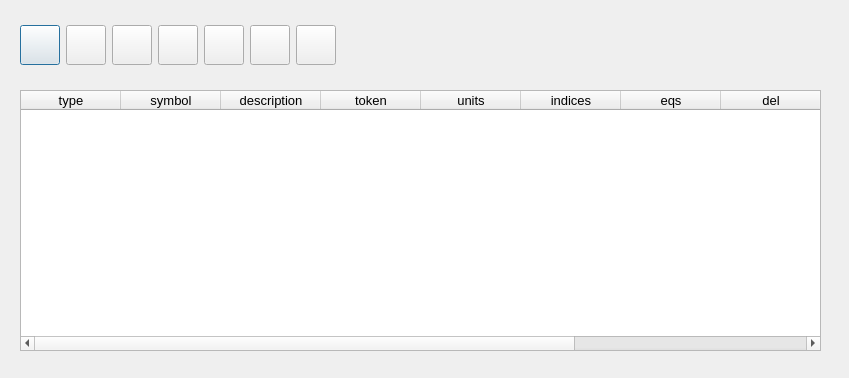
<?xml version="1.0" encoding="UTF-8"?>
<ui version="4.0">
 <class>Dialog</class>
 <widget class="QDialog" name="Dialog">
  <property name="geometry">
   <rect>
    <x>0</x>
    <y>0</y>
    <width>849</width>
    <height>378</height>
   </rect>
  </property>
  <property name="contextMenuPolicy">
   <enum>Qt::PreventContextMenu</enum>
  </property>
  <property name="windowTitle">
   <string>variable table</string>
  </property>
  <property name="toolTip">
   <string>see info button</string>
  </property>
  <widget class="QTableWidget" name="tableVariable">
   <property name="geometry">
    <rect>
     <x>20</x>
     <y>90</y>
     <width>801</width>
     <height>261</height>
    </rect>
   </property>
   <property name="sizePolicy">
    <sizepolicy hsizetype="Fixed" vsizetype="Fixed">
     <horstretch>100</horstretch>
     <verstretch>100</verstretch>
    </sizepolicy>
   </property>
   <property name="minimumSize">
    <size>
     <width>100</width>
     <height>100</height>
    </size>
   </property>
   <property name="font">
    <font>
     <pointsize>10</pointsize>
    </font>
   </property>
   <property name="toolTip">
    <string>variable list</string>
   </property>
   <property name="editTriggers">
    <set>QAbstractItemView::NoEditTriggers</set>
   </property>
   <property name="tabKeyNavigation">
    <bool>false</bool>
   </property>
   <property name="showDropIndicator" stdset="0">
    <bool>false</bool>
   </property>
   <property name="dragDropOverwriteMode">
    <bool>false</bool>
   </property>
   <property name="sortingEnabled">
    <bool>false</bool>
   </property>
   <column>
    <property name="text">
     <string>type</string>
    </property>
    <property name="whatsThis">
     <string>click to shift variable type</string>
    </property>
   </column>
   <column>
    <property name="text">
     <string>symbol</string>
    </property>
    <property name="whatsThis">
     <string>click for rename</string>
    </property>
   </column>
   <column>
    <property name="text">
     <string>description</string>
    </property>
   </column>
   <column>
    <property name="text">
     <string>token</string>
    </property>
   </column>
   <column>
    <property name="text">
     <string>units</string>
    </property>
   </column>
   <column>
    <property name="text">
     <string>indices</string>
    </property>
   </column>
   <column>
    <property name="text">
     <string>eqs</string>
    </property>
   </column>
   <column>
    <property name="text">
     <string>del</string>
    </property>
   </column>
   <column>
    <property name="text">
     <string>network</string>
    </property>
   </column>
   <column>
    <property name="text">
     <string>ID</string>
    </property>
   </column>
  </widget>
  <widget class="QWidget" name="layoutWidget">
   <property name="geometry">
    <rect>
     <x>20</x>
     <y>0</y>
     <width>318</width>
     <height>91</height>
    </rect>
   </property>
   <layout class="QHBoxLayout" name="horizontalLayout">
    <item>
     <widget class="QPushButton" name="pushFinished">
      <property name="sizePolicy">
       <sizepolicy hsizetype="Expanding" vsizetype="Expanding">
        <horstretch>0</horstretch>
        <verstretch>0</verstretch>
       </sizepolicy>
      </property>
      <property name="minimumSize">
       <size>
        <width>40</width>
        <height>40</height>
       </size>
      </property>
      <property name="maximumSize">
       <size>
        <width>40</width>
        <height>40</height>
       </size>
      </property>
      <property name="text">
       <string/>
      </property>
     </widget>
    </item>
    <item>
     <widget class="QPushButton" name="pushInfo">
      <property name="sizePolicy">
       <sizepolicy hsizetype="Expanding" vsizetype="Expanding">
        <horstretch>40</horstretch>
        <verstretch>40</verstretch>
       </sizepolicy>
      </property>
      <property name="minimumSize">
       <size>
        <width>40</width>
        <height>40</height>
       </size>
      </property>
      <property name="maximumSize">
       <size>
        <width>40</width>
        <height>40</height>
       </size>
      </property>
      <property name="text">
       <string/>
      </property>
     </widget>
    </item>
    <item>
     <widget class="QPushButton" name="pushNew">
      <property name="sizePolicy">
       <sizepolicy hsizetype="Expanding" vsizetype="Expanding">
        <horstretch>40</horstretch>
        <verstretch>40</verstretch>
       </sizepolicy>
      </property>
      <property name="minimumSize">
       <size>
        <width>40</width>
        <height>40</height>
       </size>
      </property>
      <property name="maximumSize">
       <size>
        <width>40</width>
        <height>40</height>
       </size>
      </property>
      <property name="text">
       <string/>
      </property>
     </widget>
    </item>
    <item>
     <widget class="QPushButton" name="pushPort">
      <property name="sizePolicy">
       <sizepolicy hsizetype="Expanding" vsizetype="Expanding">
        <horstretch>40</horstretch>
        <verstretch>40</verstretch>
       </sizepolicy>
      </property>
      <property name="minimumSize">
       <size>
        <width>40</width>
        <height>40</height>
       </size>
      </property>
      <property name="maximumSize">
       <size>
        <width>40</width>
        <height>40</height>
       </size>
      </property>
      <property name="text">
       <string/>
      </property>
     </widget>
    </item>
    <item>
     <widget class="QPushButton" name="pushLaTex">
      <property name="sizePolicy">
       <sizepolicy hsizetype="Expanding" vsizetype="Expanding">
        <horstretch>40</horstretch>
        <verstretch>40</verstretch>
       </sizepolicy>
      </property>
      <property name="minimumSize">
       <size>
        <width>40</width>
        <height>40</height>
       </size>
      </property>
      <property name="maximumSize">
       <size>
        <width>40</width>
        <height>40</height>
       </size>
      </property>
      <property name="text">
       <string/>
      </property>
     </widget>
    </item>
    <item>
     <widget class="QPushButton" name="pushDot">
      <property name="sizePolicy">
       <sizepolicy hsizetype="Expanding" vsizetype="Expanding">
        <horstretch>40</horstretch>
        <verstretch>40</verstretch>
       </sizepolicy>
      </property>
      <property name="minimumSize">
       <size>
        <width>40</width>
        <height>40</height>
       </size>
      </property>
      <property name="maximumSize">
       <size>
        <width>40</width>
        <height>40</height>
       </size>
      </property>
      <property name="text">
       <string/>
      </property>
     </widget>
    </item>
    <item>
     <widget class="QPushButton" name="pushNext">
      <property name="sizePolicy">
       <sizepolicy hsizetype="Expanding" vsizetype="Expanding">
        <horstretch>40</horstretch>
        <verstretch>40</verstretch>
       </sizepolicy>
      </property>
      <property name="minimumSize">
       <size>
        <width>40</width>
        <height>40</height>
       </size>
      </property>
      <property name="maximumSize">
       <size>
        <width>40</width>
        <height>40</height>
       </size>
      </property>
      <property name="text">
       <string/>
      </property>
     </widget>
    </item>
   </layout>
  </widget>
 </widget>
 <resources/>
 <connections/>
</ui>
